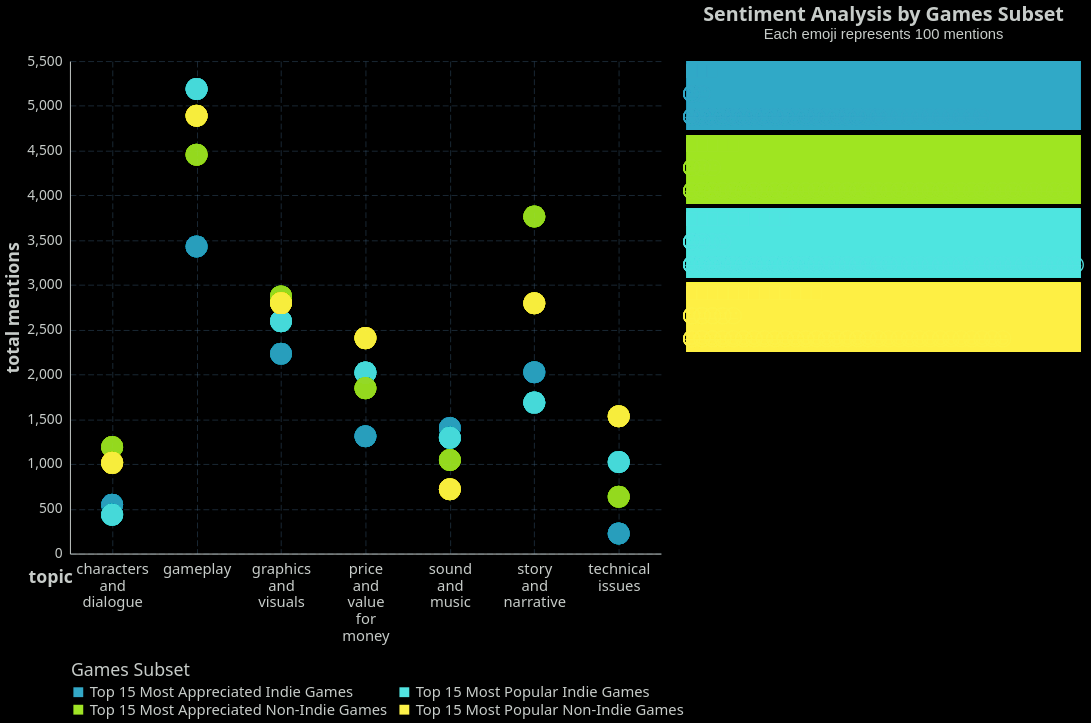

Vega-Lite specification for this chart:
### Vega-Lite specification from a JSON file in a GitHub repository (floating-point values rounded to 4 significant figures; data arrays with more than 128 entries replaced by an {"elided": "..."} marker saying what was removed)
{"config": {"view": {"continuousWidth": 400, "continuousHeight": 300, "stroke": null, "strokeWidth": 1}, "background": "black", "mark": {"color": "#6495ED"}, "arc": {"fill": "#6495ED"}, "area": {"fill": "#6495ED", "line": true, "fillOpacity": 0.1}, "line": {"stroke": "#6495ED", "strokeWidth": 2}, "path": {"stroke": "#6495ED"}, "rect": {"fill": "#6495ED"}, "shape": {"stroke": "#6495ED"}, "symbol": {"fill": "#6495ED"}, "title": {"color": "#C7CCC9", "anchor": "start", "dy": -15, "fontSize": 16, "font": "IBM Plex Sans,system-ui,-apple-system,BlinkMacSystemFont,\".sfnstext-regular\",sans-serif", "fontWeight": 600}, "axisBand": {"grid": false}, "axis": {"labelColor": "#C7CCC9", "labelFontSize": 16, "labelFont": "IBM Plex Sans Condensed, system-ui, -apple-system, BlinkMacSystemFont, \".SFNSText-Regular\", sans-serif", "labelFontWeight": 400, "titleColor": "#C7CCC9", "titleFontWeight": 600, "titleFontSize": 16, "grid": true, "gridColor": "#4A7295", "labelAngle": 0, "domainColor": "#C7CCC9", "tickColor": null, "labelPadding": 2, "tickSize": 6, "tickWidth": 0.5, "gridOpacity": 1, "gridZ": 1}, "axisX": {"gridDash": [6, 3], "gridWidth": 0.35, "gridColor": "#4A7295", "labelAngle": 0}, "axisY": {"gridDash": [6, 3], "gridWidth": 0.35, "gridColor": "#4A7295"}, "layer": {"grid": 1, "mark": 0}, "legend": {"labelFontSize": 11, "padding": 1, "symbolType": "square", "labelColor": "#C7CCC9", "titleColor": "#C7CCC9"}, "style": {"guide-label": {"font": "IBM Plex Sans,system-ui,-apple-system,BlinkMacSystemFont,\".sfnstext-regular\",sans-serif", "fill": "#C7CCC9", "fontWeight": 400}, "guide-title": {"font": "IBM Plex Sans,system-ui,-apple-system,BlinkMacSystemFont,\".sfnstext-regular\",sans-serif", "fill": "#C7CCC9", "fontWeight": 400}}, "range": {"category": ["#33a8c7ff", "#52e3e1ff", "#a0e426ff", "#fdf148ff", "#ffab00ff", "#f77976ff", "#f050aeff", "#d883ffff", "#9336fdff"]}, "facet": {"spacing": 5}}, "hconcat": [{"data": {"name": "data-a8e282ce274745993cc7e4e1eb4598bb"}, "mark": {"type": "circle", "fillOpacity": 0.1, "size": 500}, "encoding": {"color": {"field": "games_subset_label", "legend": {"labelColor": "#C7CCC9", "labelFontSize": 15, "labelLimit": 0, "titleColor": "#C7CCC9", "titleFontSize": 18, "orient": "bottom", "columns": 2, "direction": "horizontal"}, "scale": {"domain": ["Top 15 Most Appreciated Indie Games", "Top 15 Most Popular Indie Games", "Top 15 Most Appreciated Non-Indie Games", "Top 15 Most Popular Non-Indie Games"], "range": ["#33a8c7ff", "#52e3e1ff", "#a0e426ff", "#fdf148ff"]}, "title": "Games Subset", "type": "nominal"}, "tooltip": {"field": "games_subset_label", "type": "nominal"}, "x": {"axis": {"labelFontSize": 15, "labelAngle": 0, "labelAlign": "center", "labelExpr": "split(datum.label, ' ')", "titleFontSize": 18, "titleX": -20, "titleY": 15}, "field": "topic", "type": "nominal"}, "y": {"axis": {"labelFontSize": 14, "titleFontSize": 18}, "field": "topic_total", "title": "total mentions", "type": "quantitative"}}, "height": 500, "name": "view_9", "transform": [{"filter": {"param": "param_12"}}, {"joinaggregate": [{"op": "sum", "field": "counts", "as": "topic_total"}], "groupby": ["games_subset_label", "topic"]}], "width": 600}, {"data": {"name": "data-e13aa80470b665541d886df0039913f9"}, "facet": {"row": {"field": "games_subset_label", "header": null, "type": "nominal"}}, "spec": {"layer": [{"mark": {"type": "rect", "opacity": 0.2}, "encoding": {"color": {"field": "row_colour", "legend": null, "scale": null, "type": "nominal"}}, "name": "view_10", "transform": [{"filter": {"param": "param_12"}}]}, {"mark": {"type": "text", "baseline": "middle", "dx": 0, "dy": 0, "size": 20}, "encoding": {"color": {"field": "row_colour", "legend": null, "scale": null, "type": "nominal"}, "text": {"field": "emoji", "type": "nominal"}, "x": {"axis": null, "field": "x", "type": "ordinal"}, "y": {"axis": null, "field": "sentiment", "type": "ordinal"}}, "transform": [{"filter": {"param": "param_12"}}, {"calculate": "{'positive': '😃', 'negative': '😤', 'neutral': '😐'}[datum.sentiment]", "as": "emoji"}, {"window": [{"op": "rank", "field": "", "as": "x"}], "groupby": ["games_subset_label", "sentiment", "topic"]}]}], "height": 70, "width": 400}, "columns": 1, "resolve": {"scale": {"y": "independent"}}, "title": {"text": "Sentiment Analysis by Games Subset", "anchor": "middle", "color": "#C7CCC9", "fontSize": 20, "subtitle": "Each emoji represents 100 mentions", "subtitleColor": "#C7CCC9", "subtitleFontSize": 15}, "transform": [{"filter": {"param": "param_13"}}]}], "params": [{"name": "param_13", "select": {"type": "point", "encodings": ["x"]}, "views": ["view_9"]}, {"name": "param_12", "select": {"type": "point", "fields": ["reviewer_type"]}, "bind": {"input": "select", "options": ["user", "critic"], "name": "reviewer type: "}, "value": [{"reviewer_type": "user"}], "views": ["view_9", "view_10"]}], "transform": [{"filter": {"param": "param_12"}}, {"filter": {"param": "param_12"}}], "$schema": "https://vega.github.io/schema/vega-lite/v5.20.1.json", "datasets": {"data-a8e282ce274745993cc7e4e1eb4598bb": {"elided": "2499 records"}, "data-e13aa80470b665541d886df0039913f9": {"elided": "736 records"}}}
